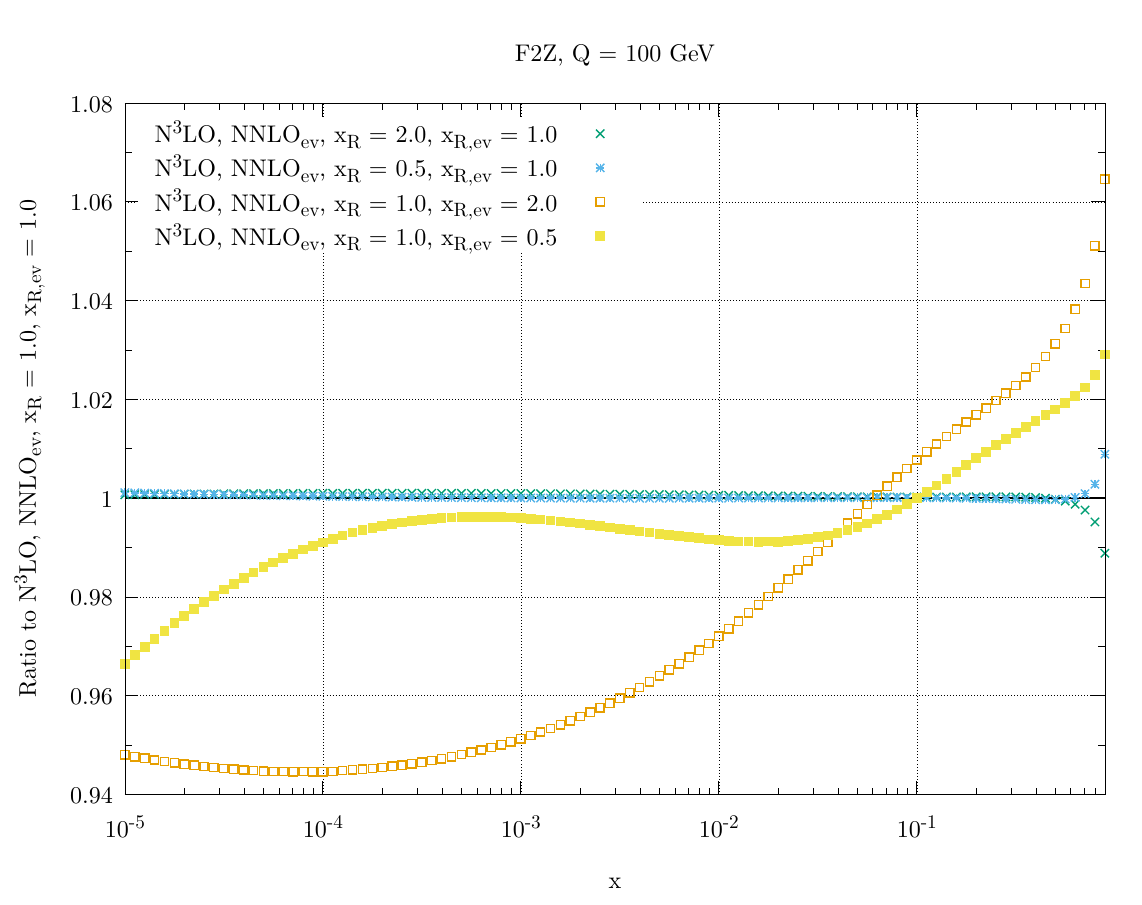

Generate this figure with gnuplot:
set terminal pdf enhanced font "Latin Modern Roman,26" size 29cm,23cm
set datafile fortran

set output 'plots.pdf'
set macros

#linetype 1,  linecolor rgb "dark-violet"  linewidth 1.000 dashtype solid pointtype 1 pointsize default
#linetype 2,  linecolor rgb "#009e73"  linewidth 1.000 dashtype solid pointtype 2 pointsize default
#linetype 3,  linecolor rgb "#56b4e9"  linewidth 1.000 dashtype solid pointtype 3 pointsize default
#linetype 4,  linecolor rgb "#e69f00"  linewidth 1.000 dashtype solid pointtype 4 pointsize default
#linetype 5,  linecolor rgb "#f0e442"  linewidth 1.000 dashtype solid pointtype 5 pointsize default
#linetype 6,  linecolor rgb "#0072b2"  linewidth 1.000 dashtype solid pointtype 6 pointsize default
#linetype 7,  linecolor rgb "#e51e10"  linewidth 1.000 dashtype solid pointtype 7 pointsize default
#linetype 8,  linecolor rgb "black" 

reset
set mxtics
set mytics
set grid
set log x
set format x "10^{%T}"
#set xrange [*:3]
#set yrange [1*2**offset:1e11*2**offset]
set key top left
set title 'F2Z, Q = 100 GeV'

set ylabel 'Ratio to N^3LO, NNLO_{ev}, x_R = 1.0, x_{R,ev} = 1.0'
set xlabel 'x'

ii=1

plot 1 lw 2 lc rgb 'black' notitle,\
     '<paste n3lo-coef-xmur-2.0-xmuf-1.0-nnlo-evol-xmur-1.0.dat n3lo-coef-xmur-1.0-xmuf-1.0-nnlo-evol-xmur-1.0.dat' i ii u 1:(($10+$11+$12+$13)/($23+$24+$25+$26)) lw 2 title 'N^3LO, NNLO_{ev}, x_R = 2.0, x_{R,ev} = 1.0',\
     '<paste n3lo-coef-xmur-0.5-xmuf-1.0-nnlo-evol-xmur-1.0.dat n3lo-coef-xmur-1.0-xmuf-1.0-nnlo-evol-xmur-1.0.dat' i ii u 1:(($10+$11+$12+$13)/($23+$24+$25+$26)) lw 2 title 'N^3LO, NNLO_{ev}, x_R = 0.5, x_{R,ev} = 1.0',\
     '<paste n3lo-coef-xmur-1.0-xmuf-1.0-nnlo-evol-xmur-2.0.dat n3lo-coef-xmur-1.0-xmuf-1.0-nnlo-evol-xmur-1.0.dat' i ii u 1:(($10+$11+$12+$13)/($23+$24+$25+$26)) lw 2 title 'N^3LO, NNLO_{ev}, x_R = 1.0, x_{R,ev} = 2.0',\
     '<paste n3lo-coef-xmur-1.0-xmuf-1.0-nnlo-evol-xmur-0.5.dat n3lo-coef-xmur-1.0-xmuf-1.0-nnlo-evol-xmur-1.0.dat' i ii u 1:(($10+$11+$12+$13)/($23+$24+$25+$26)) lw 2 title 'N^3LO, NNLO_{ev}, x_R = 1.0, x_{R,ev} = 0.5'

reset
set mxtics
set mytics
set grid
set log x
set format x "10^{%T}"
#set xrange [*:3]
#set yrange [1*2**offset:1e11*2**offset]
set key top right
set title 'F2Z, Q = 100 GeV'

set ylabel 'Difference'
set xlabel 'x'

ii=1

plot 0 lw 2 lc rgb 'black' notitle,\
     '<paste n3lo-coef-xmur-2.0-xmuf-1.0-nnlo-evol-xmur-1.0.dat nnlo-coef-xmur-1.0-xmuf-1.0-nnlo-evol-xmur-1.0.dat' i ii u 1:(($10+$11+$12+$13)-($23+$24+$25+$26)) lw 2 title 'N^3LO - NNLO, NNLO_{ev}',\
     '<paste n3lo-coef-xmur-2.0-xmuf-1.0-nnlo-evol-xmur-1.0.dat n3lo-coef-xmur-1.0-xmuf-1.0-nlo-evol-xmur-1.0.dat' i ii u 1:(($10+$11+$12+$13)-($23+$24+$25+$26)) lw 2 title 'N^3LO, NNLO_{ev} - NLO_{ev}'




set output